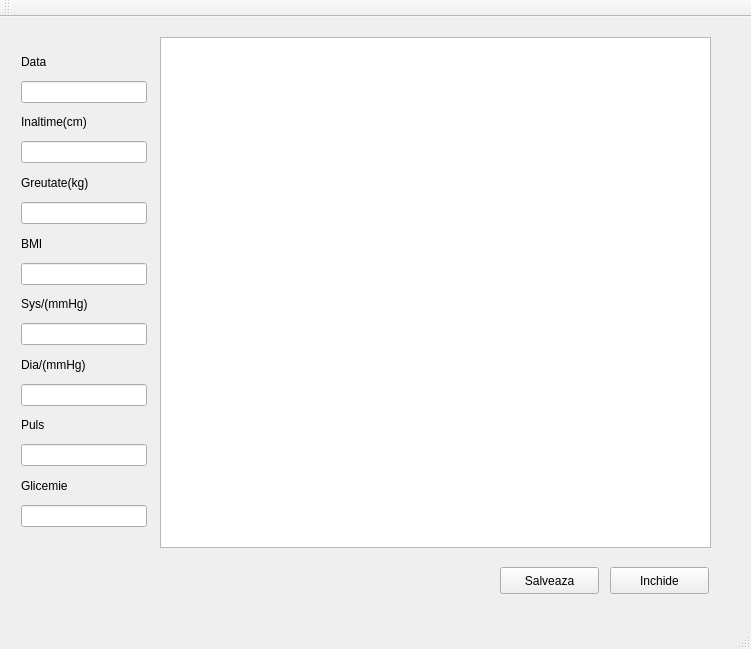
<?xml version="1.0" encoding="UTF-8"?>
<ui version="4.0">
 <class>Sanatateplus</class>
 <widget class="QMainWindow" name="Sanatateplus">
  <property name="geometry">
   <rect>
    <x>0</x>
    <y>0</y>
    <width>751</width>
    <height>649</height>
   </rect>
  </property>
  <property name="windowTitle">
   <string>Sanatateplus</string>
  </property>
  <widget class="QWidget" name="centralWidget">
   <widget class="QTextEdit" name="textEdit">
    <property name="geometry">
     <rect>
      <x>160</x>
      <y>20</y>
      <width>551</width>
      <height>511</height>
     </rect>
    </property>
   </widget>
   <widget class="QPushButton" name="inchide">
    <property name="geometry">
     <rect>
      <x>610</x>
      <y>550</y>
      <width>99</width>
      <height>27</height>
     </rect>
    </property>
    <property name="text">
     <string>Inchide</string>
    </property>
   </widget>
   <widget class="QPushButton" name="salveaza">
    <property name="geometry">
     <rect>
      <x>500</x>
      <y>550</y>
      <width>99</width>
      <height>27</height>
     </rect>
    </property>
    <property name="text">
     <string>Salveaza</string>
    </property>
   </widget>
   <widget class="QWidget" name="">
    <property name="geometry">
     <rect>
      <x>10</x>
      <y>20</y>
      <width>148</width>
      <height>501</height>
     </rect>
    </property>
    <layout class="QVBoxLayout" name="verticalLayout">
     <item>
      <widget class="QLabel" name="label">
       <property name="text">
        <string>Data</string>
       </property>
      </widget>
     </item>
     <item>
      <widget class="QLineEdit" name="lineEdit"/>
     </item>
     <item>
      <widget class="QLabel" name="label_2">
       <property name="text">
        <string>Inaltime(cm)</string>
       </property>
      </widget>
     </item>
     <item>
      <widget class="QLineEdit" name="lineEdit_2"/>
     </item>
     <item>
      <widget class="QLabel" name="label_3">
       <property name="text">
        <string>Greutate(kg)</string>
       </property>
      </widget>
     </item>
     <item>
      <widget class="QLineEdit" name="lineEdit_3"/>
     </item>
     <item>
      <widget class="QLabel" name="label_4">
       <property name="text">
        <string>BMI</string>
       </property>
      </widget>
     </item>
     <item>
      <widget class="QLineEdit" name="lineEdit_4"/>
     </item>
     <item>
      <widget class="QLabel" name="label_5">
       <property name="text">
        <string>Sys/(mmHg)</string>
       </property>
      </widget>
     </item>
     <item>
      <widget class="QLineEdit" name="lineEdit_5"/>
     </item>
     <item>
      <widget class="QLabel" name="label_6">
       <property name="text">
        <string>Dia/(mmHg)</string>
       </property>
      </widget>
     </item>
     <item>
      <widget class="QLineEdit" name="lineEdit_6"/>
     </item>
     <item>
      <widget class="QLabel" name="label_7">
       <property name="text">
        <string>Puls</string>
       </property>
      </widget>
     </item>
     <item>
      <widget class="QLineEdit" name="lineEdit_7"/>
     </item>
     <item>
      <widget class="QLabel" name="label_8">
       <property name="text">
        <string>Glicemie</string>
       </property>
      </widget>
     </item>
     <item>
      <widget class="QLineEdit" name="lineEdit_8"/>
     </item>
    </layout>
   </widget>
  </widget>
  <widget class="QMenuBar" name="menuBar">
   <property name="geometry">
    <rect>
     <x>0</x>
     <y>0</y>
     <width>751</width>
     <height>25</height>
    </rect>
   </property>
  </widget>
  <widget class="QToolBar" name="mainToolBar">
   <attribute name="toolBarArea">
    <enum>TopToolBarArea</enum>
   </attribute>
   <attribute name="toolBarBreak">
    <bool>false</bool>
   </attribute>
  </widget>
  <widget class="QStatusBar" name="statusBar"/>
 </widget>
 <layoutdefault spacing="6" margin="11"/>
 <resources/>
 <connections>
  <connection>
   <sender>inchide</sender>
   <signal>clicked()</signal>
   <receiver>Sanatateplus</receiver>
   <slot>close()</slot>
   <hints>
    <hint type="sourcelabel">
     <x>677</x>
     <y>589</y>
    </hint>
    <hint type="destinationlabel">
     <x>466</x>
     <y>572</y>
    </hint>
   </hints>
  </connection>
 </connections>
</ui>
